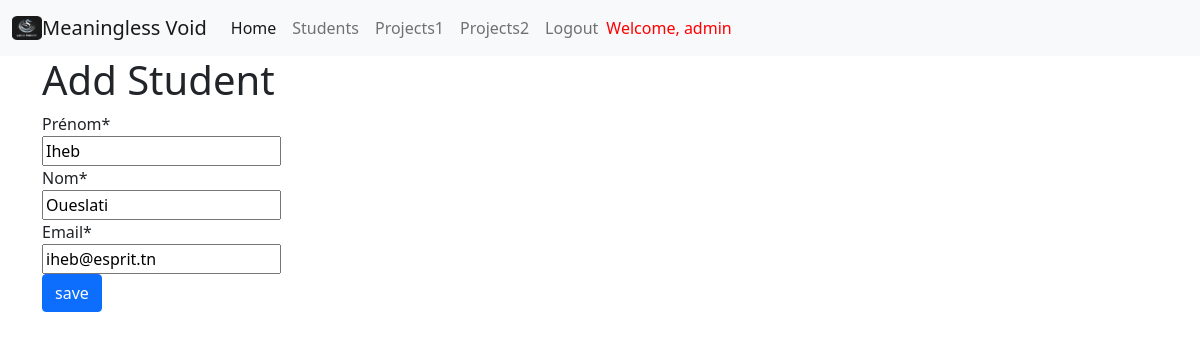
The app's page /app/student/update/23 (signed in) with its own data.
### app/models.py (models this page shows, shortened)
class User(models.Model):
    first_name = models.CharField(verbose_name="Prénom", max_length=30)
    last_name = models.CharField(verbose_name="Nom", max_length=30)
    email = models.EmailField(verbose_name="Email", null=False,validators=[email_validator])

### app/views.py (the view)
# urls.py: path('student/update/<int:pk>', StudentUpdateView.as_view(), name='update_student'),
class StudentUpdateView(UpdateView):
    template_name = 'app/add_student_form.html'
    model = Student
    form_class = StudentModelForm

### app/forms.py
class StudentModelForm(forms.ModelForm):
    class Meta:
        model = Student
        fields = '__all__'

### app/templates/app/add_student_form.html (shortened to what this page needs)
{% extends 'base.html' %} {% block content %}
{% load crispy_forms_tags %}
<div class="container">
  <div class="row">
    <div class="col-md-12">
      <h1>Add Student</h1>
    </div>
  </div>
  <div class="row">
    <div class="col-md-12">
      <form action="" method="post">
        {{ form | crispy }}
        <input type="submit" value="save" class="btn btn-primary" />
      </form>
    </div>
  </div>
</div>
{% endblock %}

### DjangoProject0/templates/header.html (shortened to what this page needs)
{% load static %}
<nav class="navbar navbar-expand-lg navbar-light bg-light"">
    <div class="container-fluid">
      <img src="{% static 'logo.png' %}" alt="Drupal Logo" width="30" height="24">
      <a class="navbar-brand" href="#">Meaningless Void</a>
      <div class="collapse navbar-collapse" id="navbarNav">
        <ul class="navbar-nav">
          {% if request.user.is_authenticated %}
          <li class="nav-item">
            <a class="nav-link active" aria-current="page" href="{% url 'home' %}">Home</a>
          </li>
          <li class="nav-item">
            <a class="nav-link" href="{% url 'student_display' %}">Students</a>
          </li>
          <li class="nav-item">
            <a class="nav-link" href="{% url 'project_display' %}">Projects1</a>
          </li>
          <li class="nav-item">
            <a class="nav-link" href="{% url 'project_display' %}">Projects2</a>
          </li>
          <li class="nav-item">
            <a class="nav-link" href="{% url 'logout' %}">Logout</a>
          </li>
        </ul>
        <span class="navbar-text" style="color:red;">
            Welcome, {{ request.user.username }}
          {% else %}
            Please login
          {% endif %}
        </span>
      </div>
    </div>
  </nav>

### records on screen
User: first_name "Iheb", last_name "Oueslati", email "iheb@esprit.tn"

### other values on screen
{{ request.user.username }} "admin"
